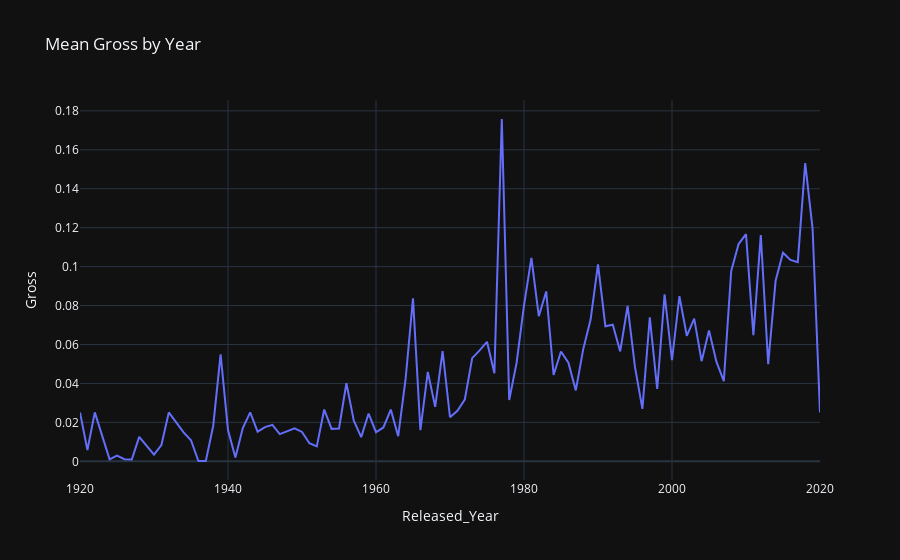

Write notebook code for a chart like this one.
### Code cell
import plotly.express as px

# Group by 'Released_Year' and calculate mean of 'Gross'
df_mean_gross_by_year = df.groupby('Released_Year')['Gross'].mean().reset_index()

# Create a line plot for the mean gross by year
fig = px.line(df_mean_gross_by_year, x='Released_Year', y='Gross', title='Mean Gross by Year')

# Show the plot
fig.show()
